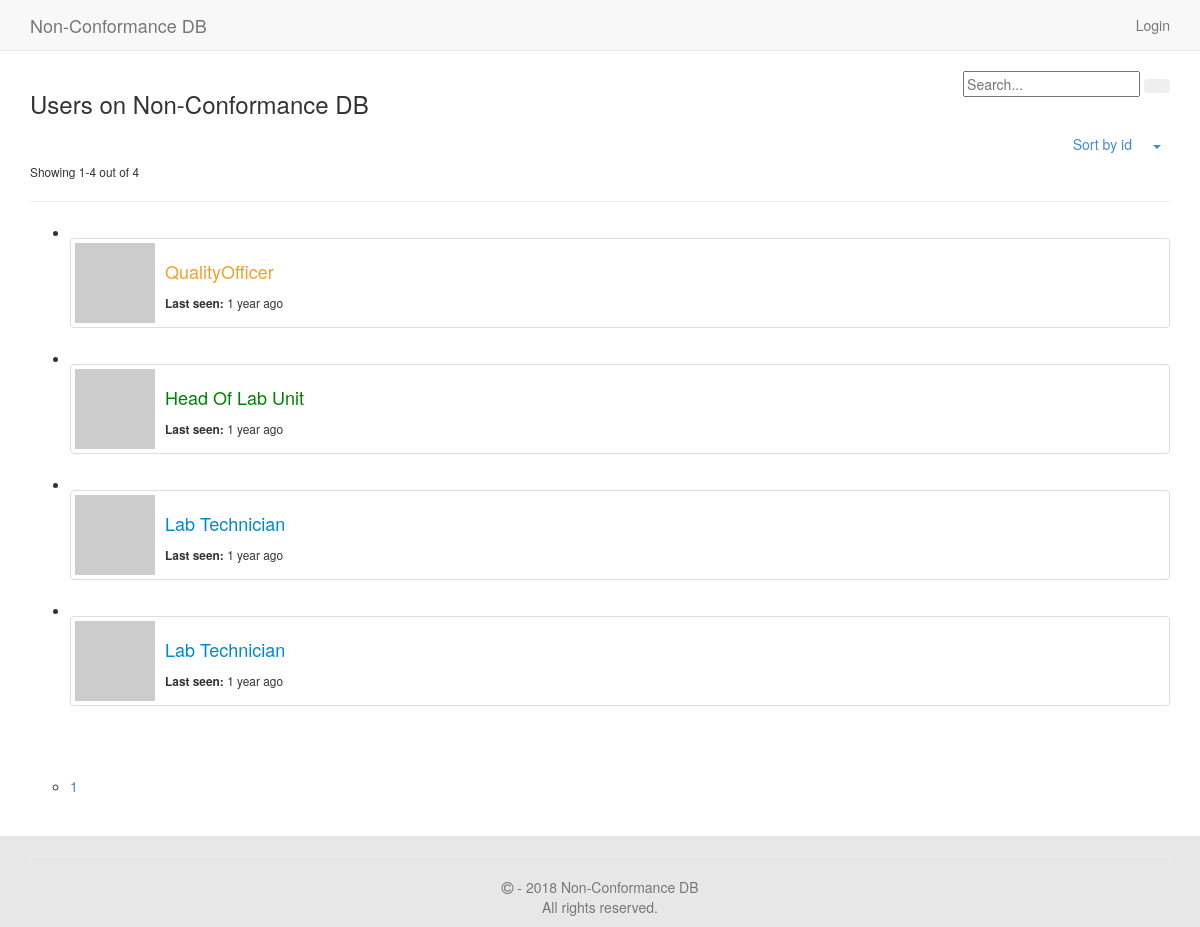
/users_list.php, run on the app's committed database.
### tables this page shows
CREATE TABLE `mls_settings` (
  `settings_id` int(11) NOT NULL,
  `site_name` varchar(255) NOT NULL DEFAULT 'Demo Site',
  `url` varchar(300) NOT NULL,
  `admin_email` varchar(255) NOT NULL,
  `max_ban_period` int(11) NOT NULL DEFAULT '10',
  `register` int(11) NOT NULL DEFAULT '1',
  `email_validation` int(11) NOT NULL DEFAULT '0',
  `captcha` int(11) NOT NULL
);

CREATE TABLE `mls_users` (
  `userid` int(11) NOT NULL,
  `username` varchar(50) NOT NULL,
  `display_name` varchar(255) NOT NULL,
  `password` varchar(50) NOT NULL,
  `email` varchar(255) NOT NULL,
  `key` varchar(50) NOT NULL,
  `validated` varchar(100) NOT NULL,
  `groupid` int(11) NOT NULL DEFAULT '2',
  `lastactive` int(11) NOT NULL,
  `showavt` int(11) NOT NULL DEFAULT '1',
  `banned` int(11) NOT NULL,
  `regtime` int(11) NOT NULL,
  `department_id` varchar(100) NOT NULL
);

### lib/mysql.class.php (called while the page is built, shortened)
<?php
class SafeMySQL
{
    private $conn;
    public $asObj;
    private $defaults = array(
        'host'      => 'localhost',
        'user'      => 'root',
        'pass'      => '',
        'db'        => 'test',
        'port'      => NULL,
        'socket'    => NULL,
        'pconnect'  => FALSE,
        'charset'   => 'utf8',
        'errmode'   => 'error',
        'exception' => 'Exception',
        'asObj'     => true,
    );
    function __construct($opt = array())
    {
        $opt = array_merge($this->defaults,$opt);
        $this->asObj = $opt['asObj'];
        @$this->conn = mysqli_connect($opt['host'], $opt['user'], $opt['pass'], $opt['db'], $opt['port'], $opt['socket']);
        mysqli_set_charset($this->conn, $opt['charset']) or $this->error(mysqli_error($this->conn));
    }
    public function ret($value)
    {
        if($this->asObj)
            return (object)$value;
        else
            return $value;
    }
    public function fetch($result,$mode=self::RESULT_ASSOC)
    {
        return mysqli_fetch_array($result, $mode);
    }
    public function getRow()
    {
        $query = $this->prepareQuery(func_get_args());
        if ($res = $this->rawQuery($query)) {
            $ret = $this->fetch($res);
            return $this->ret($ret);
        }
        return FALSE;
    }
    public function getAll()
    {
        $ret   = array();
        $query = $this->prepareQuery(func_get_args());
        if ( $res = $this->rawQuery($query) )
        {
            while($row = $this->fetch($res))
            {
                $ret[] = $this->ret($row);
            }
        }
        return $ret;
    }
    private function rawQuery($query)
    {
        $start = microtime(TRUE);
        $res   = mysqli_query($this->conn, $query);
        $timer = microtime(TRUE) - $start;
        return $res;
    }
    private function prepareQuery($args)
    {
        $query = '';
        $raw   = array_shift($args);
        $array = preg_split('~(\?[nsiuap])|(:[A-Za-z0-9]+)~u'," ".$raw,null,PREG_SPLIT_DELIM_CAPTURE);
        $anum  = count($args);
        $array = array_values(array_filter($array));
        preg_match("~:([A-Za-z0-9]+)~u", $raw, $match);
        $named = count($match);
        if($named)
            $vals = array_shift($args);
        else
            $vals = array();
        $pnum  = floor(count($array) / 2) - floor(count($vals)/2);
        foreach ($array as $i => $part)
        {
            if ( ($i % 2) == 0 )
            {
                $query .= $part;
                continue;
            }
            $value = array_shift($args);
            switch ($part)
            {
                case '?i':
                    $part = $this->escapeInt($value);
                    break;
                case '?p':
                    $part = $value;
                    break;
            }
            $query .= $part;
        }
        return $query;
    }
    private function escapeInt($value)
    {
        return $value;
    }
}

### inc/init.php (called while the page is built, shortened)
<?php
$set = new stdClass();
include "settings.php";
include MLS_ROOT."/lib/mysql.class.php";
include MLS_ROOT."/lib/users.class.php";
include MLS_ROOT."/lib/options.class.php";
$db = new SafeMySQL(array(
	'host' 	=> $set->db_host,
	'user'	=> $set->db_user,
	'pass'	=> $set->db_pass,
	'db'=> $set->db_name));
if(!($db_set = $db->getRow("SELECT * FROM `".MLS_PREFIX."settings` ORDER BY settings_id DESC LIMIT 1"))) {
	header("Location: install.php");
	exit;
}
$set = (object)array_merge((array)$set,(array)$db_set);
$user = new User($db);
$options = new Options;

### inc/settings.php (called while the page is built, shortened)
<?php
$set->db_host = 'localhost';
$set->db_user = 'root';
$set->db_pass = 'root';
$set->db_name = 'monkey_incident_tracking';

### lib/options.class.php (called while the page is built, shortened)
<?php
class Options
{
	public function html($string) {
		return htmlentities($string, ENT_QUOTES);
	}
	public function tsince($time, $end_msg = 'ago') {
	    $time = abs(time() - $time);
	    $tokens = array (
	        31536000 => 'year',
	        2592000 => 'month',
	        604800 => 'week',
	        86400 => 'day',
	        3600 => 'hour',
	        60 => 'minute',
	        1 => 'second'
	    );
	    foreach ($tokens as $unit => $text) {
	        $numberOfUnits = floor($time / $unit);
	        return $numberOfUnits.' '.$text.(($numberOfUnits>1)?'s':'').' '. $end_msg;
	    }
	}
}

### users_list.php (the view, shortened to what this page needs)
<?php
include "inc/init.php";
include 'lib/pagination.class.php';
$content = '';
if(!isset($_GET['page']))
  $page_number = 1;
$sort_name = array("id", "name");
if(!isset($_GET['sort']) || !in_array($_GET['sort'], array(0,1)))
  $sort = 0;
else
  $sort = (int)$_GET['sort'];
if(!isset($_GET['sort_type']) || !in_array($_GET['sort_type'], array(0,1)))
  $sort_type = 0;
else
  $sort_type = (int)$_GET['sort_type'];
if($sort == 1) {
  $order_by = "`username` ". (!$sort_type ? "ASC" : "DESC");
} else {
  $order_by = "`userid` ". (!$sort_type ? "ASC" : "DESC");
}
$show_sort_options = '';
foreach ($sort_name as $k => $v) {
  if($k != $sort)
    $show_sort_options .= "<li><a href='?sort=$k'>Sort by $v</a></li>";
}
$where = '';
if($total_results = $db->getRow("SELECT COUNT(*) as count FROM `".MLS_PREFIX."users` ?p", $where)->count) {
    $perpage = 10;
    $start = ($page_number - 1) * $perpage;
    $data = $db->getAll("SELECT * FROM `".MLS_PREFIX."users` ?p ORDER BY ?p LIMIT ?i,?i", $where, $order_by, $start, $perpage);
    $pagination = new pagination($total_results, $page_number, $perpage);
    foreach($data as $u) {
    	$content .= "<li class='span5 clearfix'>
      <div class='thumbnail clearfix'>
    	<a href='$set->url/profile.php?u=$u->userid'><img src='".$user->getAvatar($u->userid)."' width='80' alt='".$options->html($u->username)."' class='pull-left clearfix' style='margin-right:10px'>
        <div class='caption' class='pull-left'>
          <h4>
    	      <a href='$set->url/profile.php?u=$u->userid'>".$user->showName($u->userid)."</a>
          </h4>
          <small><b>Last seen: </b> ".$options->tsince($u->lastactive)."</small>
          </div>
        </div>
      </li>";
    }
} else
  $page->error = "No results were found !";
include 'header1.php';
echo "
<div class='container'>
  <h3 class='pull-left'>Users on ".$set->site_name."</h3>
  <form class='form-search' action='?'>
    <div class='input-append pull-right'>
      <input class='span2 search-query' name='q' type='text' ".( isset($_GET['q']) ? "value='".$options->html($_GET['q'])."'" : "" )." placeholder='Search...'/>
      <button type='submit' class='btn'><i class='icon-search'></i></button>
      ".$options->queryString("hidden", array("q","page"))."
    </div>
  </form>
  <div class='clearfix'></div>
  <div class='btn-group pull-right'>
    <a class='btn btn' href='?sort=$sort&sort_type=".(!$sort_type ? 1 : 0)."'><i class='icon-chevron-".(!$sort_type ? 'up' : 'down')."'></i> Sort by ".$sort_name[$sort]."</a>
    <a class='btn btn dropdown-toggle' data-toggle='dropdown' href='#'><span class='caret'></span></a>
    <ul class='dropdown-menu'>
      $show_sort_options
    </ul>
  </div>
  <div class='clearfix'></div>";
  if(isset($data))
    echo "<small>Showing ".($start+1)."-".($start+count($data))." out of ".$total_results."</small><hr>";
  else
    echo "<hr>";
echo "
  <ul class='thumbnails'>
		$content
	</ul>
	<ul class='pagination'>
        <li>".(isset($pagination) ? $pagination->pages : "" )."</li>
    </ul>
</div>";
include 'footer.php';

### lib/pagination.class.php (shortened to what this page needs)
<?php
class pagination {
	function __construct($total, $page, $perpage = 10){
		$total_pages = ceil($total/$perpage);
		$query = '';
		$this->pages = "<div class='pagination'><ul>";
		for($i = max(1, $page - 3); $i <= min($page + 3, $total_pages); $i++)
			$this->pages .= ($i == $page ? "<li class='active'><a>".$i."</a></li>" : " <li><a href='?page=$i$query'>$i</a></li> ");
		$this->pages .= "</ul></div>";
		return true;
	}
}

### lib/users.class.php (shortened to what this page needs)
<?php
class User {
	var $db;
	var $data;
	function __construct($db) {
		$this->db = $db;
		$this->data = new stdClass();
		if(!$this->islg()) {
			$this->data = new stdClass();
			$this->data->groupid = 1;
		}
		$this->group = $this->getGroup();
	}
	function islg() {
		return false;
	}
	function getAvatar($userid = 0, $size = null) {
		global $set;
		$u = $this->db->getRow("SELECT `email`, `showavt` FROM `".MLS_PREFIX."users` WHERE `userid` = ?i", $userid);
		if($u->showavt)
			return "http://www.gravatar.com/avatar/".md5($u->email).$size;
		else
			return "$set->url/img/default-avatar.png";
	}
	function getGroup($userid = 0) {
		if(!$userid)
			return $this->db->getRow("SELECT * FROM `".MLS_PREFIX."groups` WHERE `groupid` = ?i", $this->data->groupid);
		$u = $this->db->getRow("SELECT `groupid` FROM `".MLS_PREFIX."users` WHERE `userid` = ?i", $userid);
		return $this->db->getRow("SELECT * FROM `".MLS_PREFIX."groups` WHERE `groupid` = ?i", $u->groupid);
	}
	function showName($userid = 0) {
		$u = $this->db->getRow("SELECT `display_name`,`banned` FROM `".MLS_PREFIX."users` WHERE `userid` = ?i", $userid);
		$group = $this->getGroup($userid);
		if($u->banned)
			return "<strike>".htmlentities($u->display_name, ENT_QUOTES)."</strike>";
		else
			return "<font color='".$group->color."'>".htmlentities($u->display_name, ENT_QUOTES)."</font>";
	}
}

### header1.php (shortened to what this page needs)
<!DOCTYPE html>
<html class="no-js" xmlns:display="http://www.w3.org/1999/xhtml">
    <head>
        <link rel="stylesheet" href="<?php echo $set->url; ?>/css/bootstrap.min.css">
        <link rel="stylesheet" href="css/font-awesome.min.css">
        <link rel="stylesheet" href="css/owl.carousel.css">
        <link rel="stylesheet" href="css/animate.css">
        <link rel="stylesheet" href="https://code.jquery.com/ui/1.12.1/themes/base/jquery-ui.css">
        <link rel="stylesheet" href="https://cdnjs.cloudflare.com/ajax/libs/metisMenu/2.7.0/metisMenu.min.css">
        <link rel="stylesheet" href="https://cdnjs.cloudflare.com/ajax/libs/bootstrap-table/1.11.1/bootstrap-table.min.css">
        <link rel="stylesheet" href="<?php echo $set->url; ?>/css/bootstrap-table.css">
        <link rel="stylesheet" href="<?php echo $set->url; ?>/css/main.css">
        <link rel="stylesheet" href="<?php echo $set->url; ?>/css/wizard.css">
        <link rel="stylesheet" href="<?php echo $set->url; ?>/js/datepicker/css/datepicker.css">
        <link rel="stylesheet" href="<?php echo $set->url; ?>/css/responsive.css">
    </head>
    <body>
        <div id="app">
            <nav class="navbar navbar-default navbar-static-top">
                <div class="container">
                    <div class="navbar-header">
                        <a class="navbar-brand" href="<?php echo $set->url?>">
                            <?php echo $set->site_name ?>
                        </a>
                    </div>
                    <div class="collapse navbar-collapse" id="app-navbar-collapse">
                        <?php
                        if(!$user->islg()){ ?>
                            <ul class="nav navbar-nav navbar-right">
                                <li><a href="<?php echo $set->url;?>/login.php">Login</a></li>
                            </ul>
                        <?php
                        }
                        ?>
                    </div>
                </div>
            </nav>
        </div>

### footer.php (shortened to what this page needs)
	<footer class="footer footer-static-bottom" style="color: black; background-color: #e7e7e7">
		<div class="container" style="text-align:center">
			<hr>
			<p class="text-muted"><span class="fa fa-copyright"></span> -
				<?php echo date('Y')." ". $set->site_name;?>
				<br> All rights reserved.
			</p>
		</div>
	</footer>
	</body>
</html>

### data on the page
mls_settings: site_name "Non-Conformance DB"
mls_users: display_name "QualityOfficer", lastactive "1 year ago"
mls_users: display_name "Head Of Lab Unit", lastactive "1 year ago"
mls_users: display_name "Lab Technician", lastactive "1 year ago"
mls_users: display_name "Lab Technician", lastactive "1 year ago"

### other printed values
$sort_name[$sort] "id"
$start+1 "1"
$start+count($data) "4"
$total_results "4"
